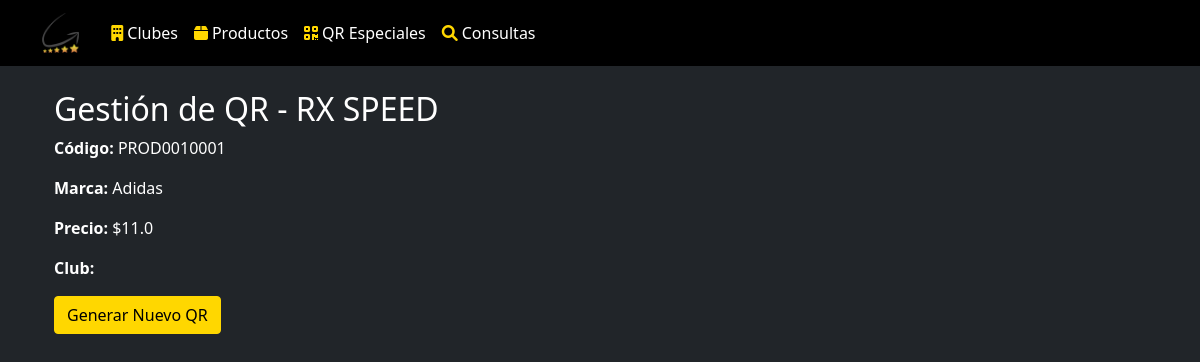
Screenshot of /productos/1/qr with the database file from the repository.
### models/producto.py (models this page shows, shortened)
class Producto(db.Model):
    __tablename__ = 'productos'
    id_producto = db.Column(db.Integer, primary_key=True)
    codigo_producto = db.Column(db.String(20), unique=True, nullable=False)
    id_club = db.Column(db.Integer, db.ForeignKey('clubes.id_club'), nullable=False)
    marca = db.Column(db.String(100), nullable=False)
    nombre = db.Column(db.String(200), nullable=False)
    pvp = db.Column(db.Float, nullable=False)
    costo = db.Column(db.Float, nullable=False)
    fecha_creacion = db.Column(db.DateTime, default=datetime.utcnow)
    codigos_qr = db.relationship('CodigoQR', backref='producto', lazy=True, cascade="all, delete-orphan")

### app.py (the view)
@app.route('/productos/<int:id>/qr')
def detalle_qr_producto(id):
    producto = Producto.query.get_or_404(id)
    return render_template('productos/detalle_qr.html', producto=producto)

### app.py (called while the page is built)
@app.before_request
def log_request():
    print(f"\n=== Nueva petición ===")
    print(f"Ruta: {request.path}")
    print(f"Método: {request.method}")
    print(f"Datos: {request.get_json(silent=True)}")
    print("======================")

### templates/productos/detalle_qr.html (shortened to what this page needs)
{% extends "base.html" %}
{% block content %}
<div class="container">
    <h2>Gestión de QR - {{ producto.nombre }}</h2>
    <div class="product-info mb-3">
        <p><strong>Código:</strong> {{ producto.codigo_producto }}</p>
        <p><strong>Marca:</strong> {{ producto.marca }}</p>
        <p><strong>Precio:</strong> ${{ producto.pvp }}</p>
        <p><strong>Club:</strong> {{ producto.nombre_club }}</p>
    </div>
    <div class="qr-actions mb-3">
        <button class="btn btn-primary" onclick="qrManager.crearQR('{{ producto.codigo_producto }}')">
            Generar Nuevo QR
        </button>
    </div>
</div>
{% endblock %}

### static/css/styles.css (style rules this page uses)
:root { --kap-gold: #FFD700; --kap-gold-hover: #DAA520; --dark-bg: #000000; --dark-secondary: #1a1a1a; --dark-light: #2d2d2d; --border-color: #333333; }
body { background-color: var(--dark-bg) !important; color: #fff !important; }
.btn-primary { background-color: var(--kap-gold) !important; border-color: var(--kap-gold) !important; color: #000 !important; font-weight: 500 !important; }

### rows the page displays
Producto: nombre "RX SPEED", codigo_producto "PROD0010001", marca "Adidas", pvp "11.0"
